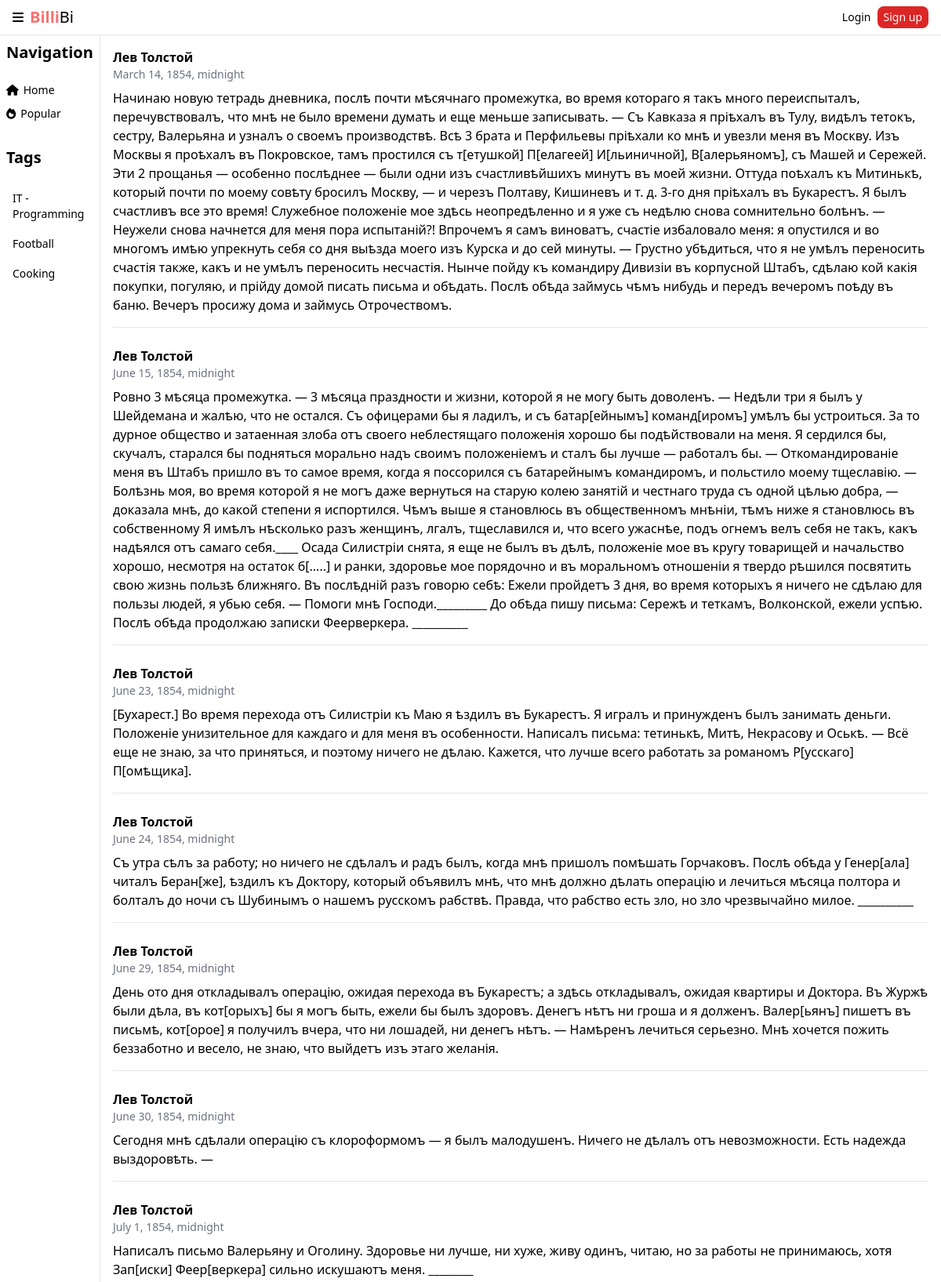
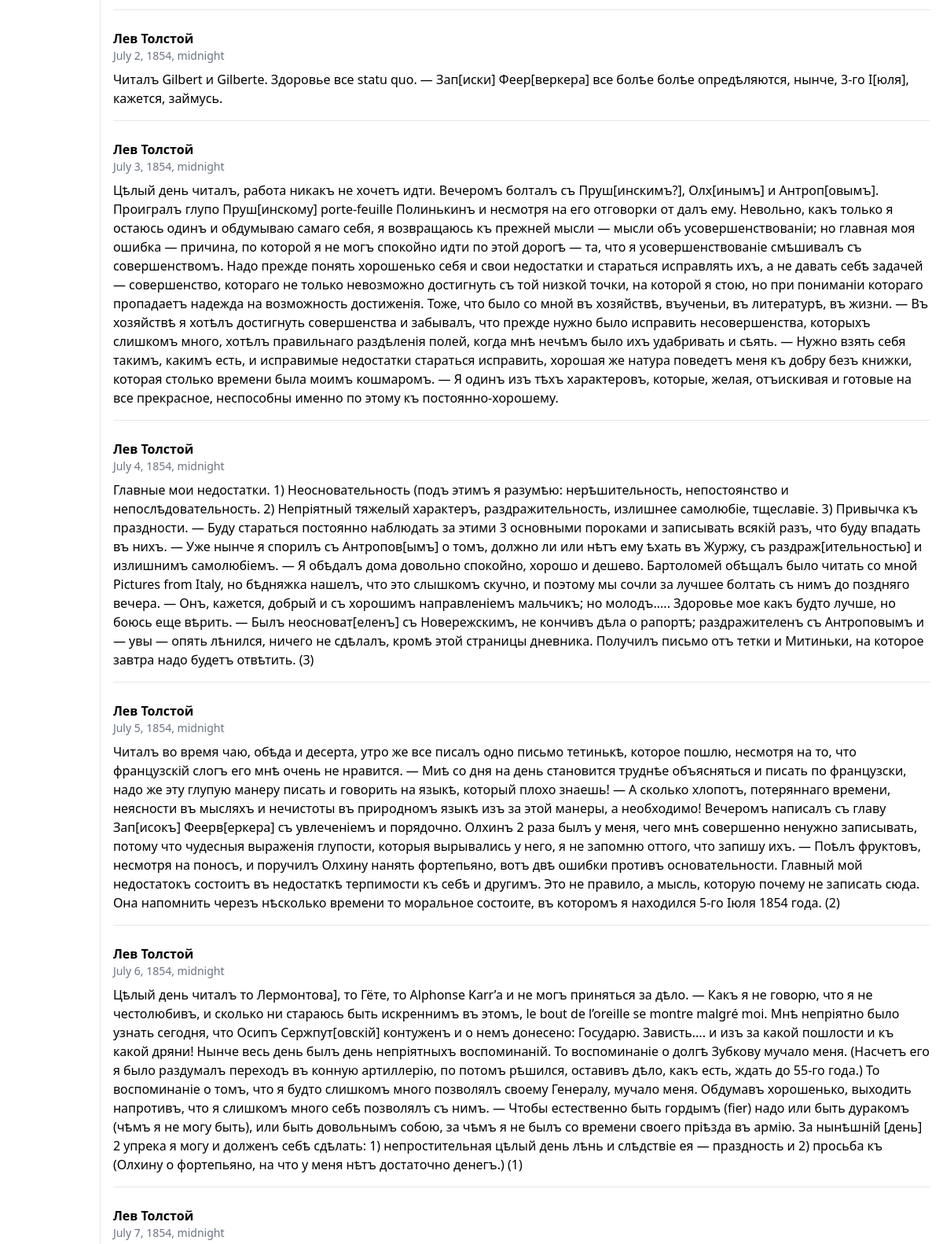
The page / (upper part) on the database its author committed (2 pictures, top to bottom).
### posts/models.py (models this page shows, shortened)
class Post(models.Model):
    text = models.TextField()
    pub_date = models.DateTimeField(auto_now_add=True)
    author = models.ForeignKey(
        User,
        on_delete=models.CASCADE,
        related_name='posts'
    )
    group = models.ForeignKey(
        "Group",
        on_delete=models.SET_NULL,
        blank=True,
        null=True
    )

### posts/views.py (the view)
# urls.py: path('', views.index, name = 'index'),
def index(request):
    posts = Post.objects.all()
    Users = User.objects.all()
    context = {
        'postt': posts,
    }
    return render(request, 'posts/index.html', context,)

### core/context_processors/year.py (called while the page is built)
def year(request):
    return {
        'Name': 'Ennyn Pronin: pedo mellon a minno.',
        }

### posts/templates/posts/index.html (shortened to what this page needs)
{% load static %}
<!DOCTYPE html>
<html lang="en">
<head>
    <script src="https://cdn.tailwindcss.com"></script>
    <link rel="stylesheet" href="https://cdnjs.cloudflare.com/ajax/libs/font-awesome/6.7.2/css/all.min.css" />
</head>
<body>
    <header class="px-4 py-2 flex items-center justify-between border-b">
        <div class="flex items-center gap-2">
            <button class="cursor-pointer"><i class="fa-solid fa-bars"></i></button>
            <h1 class="text-xl"><span class="text-red-400 font-bold">Billi</span>Bi</h1>
        </div>
        <div class="flex items-center gap-2 text-sm">
            {% if user.is_authenticated %}
                <a href="{% url 'users:password_change_form' %}">Change Password</a>
            {% else %}
                <a href="{% url 'users:login' %}">Login</a>
                <a href="{% url 'users:signup' %}" class="bg-red-600 px-2 py-1 text-white rounded-lg">Sign up</a>
            {% endif %}
        </div>
    </header>
    <div class="flex">
        <aside class="px-2 py-2 flex flex-col gap-2 text-center text-lg border-r w-64 h-screen">
            <h1 class="text-xl text-left font-bold mb-4">Navigation</h1>
            <div class="flex flex-col gap-2.5">
                <a href="#" class="flex items-center gap-1.5 text-sm"><i class="fa-solid fa-home"></i> Home</a>
                <a href="#" class="flex items-center gap-1.5 text-sm"><i class="fa-solid fa-fire"></i> Popular</a>
            </div>
            <h1 class="text-xl text-left font-bold mb-4 mt-6">Tags</h1>
            <div class="flex flex-col gap-2.5">
                <a href="#" class="bg-transparent transition-all duration-300 px-2 py-1 rounded-sm hover:bg-gray-100 text-left text-sm">IT - Programming</a>
                <a href="#" class="bg-transparent transition-all duration-300 px-2 py-1 rounded-sm hover:bg-gray-100 text-left text-sm">Football</a>
                <a href="#" class="bg-transparent transition-all duration-300 px-2 py-1 rounded-sm hover:bg-gray-100 text-left text-sm">Cooking</a>
            </div>
        </aside>
        <main class="grow p-4">
            {% for post in postt %}
                <article class="mb-6">
                    <ul>
                        <li class="font-semibold">{{ post.author.get_full_name }}</li>
                        <li class="text-gray-500 text-sm">{{ post.pub_date }}</li>
                    </ul>
                    <p class="mt-2">{{ post.text }}</p>
                    <hr class="mt-4">
                </article>
            {% empty %}
                <p>No posts available.</p>
            {% endfor %}
        </main>
    </div>
</body>
</html>

### rows shown on the page
Post: author.get_full_name "Лев Толстой", pub_date "March 14, 1854, midnight", text "Начинаю новую тетрадь дневника, послѣ почти мѣсячнаго промежутка, во время котораго я такъ много переиспыталъ, перечувствовалъ, что мнѣ не было времени думать и еще меньше записывать. — Съ Кавказа я пріѣхалъ въ Тулу, видѣлъ тетокъ, сестру, Валерьяна и узналъ о своемъ производствѣ. Всѣ 3 брата и Перфильевы пріѣхали ко мнѣ и увезли меня въ Москву. Изъ Москвы я проѣхалъ въ Покровское, тамъ простился съ т[етушкой] П[елагеей] И[льиничной], В[алерьяномъ], съ Машей и Сережей. Эти 2 прощанья — особенно послѣднее — были одни изъ счастливѣйшихъ минутъ въ моей жизни. Оттуда поѣхалъ къ Митинькѣ, который почти по моему совѣту бросилъ Москву, — и черезъ Полтаву, Кишиневъ и т. д. 3-го дня пріѣхалъ въ…"
Post: author.get_full_name "Лев Толстой", pub_date "June 15, 1854, midnight", text "Ровно 3 мѣсяца промежутка. — 3 мѣсяца праздности и жизни, которой я не могу быть доволенъ. — Недѣли три я былъ у Шейдемана и жалѣю, что не остался. Съ офицерами бы я ладилъ, и съ батар[ейнымъ] команд[иромъ] умѣлъ бы устроиться. За то дурное общество и затаенная злоба отъ своего неблестящаго положенія хорошо бы подѣйствовали на меня. Я сердился бы, скучалъ, старался бы подняться морально надъ своимъ положеніемъ и сталъ бы лучше — работалъ бы. — Откомандированіе меня въ Штабъ пришло въ то самое время, когда я поссорился съ батарейнымъ командиромъ, и польстило моему тщеславію. — Болѣзнь моя, во время которой я не могъ даже вернуться на старую колею занятій и честнаго труда съ одной цѣлью…"
Post: author.get_full_name "Лев Толстой", pub_date "June 23, 1854, midnight", text "[Бухарест.] Во время перехода отъ Силистріи къ Маю я ѣздилъ въ Букарестъ. Я игралъ и принужденъ былъ занимать деньги. Положеніе унизительное для каждаго и для меня въ особенности. Написалъ письма: тетинькѣ, Митѣ, Некрасову и Оськѣ. — Всё еще не знаю, за что приняться, и поэтому ничего не дѣлаю. Кажется, что лучше всего работать за романомъ Р[усскаго] П[омѣщика]."
Post: author.get_full_name "Лев Толстой", pub_date "June 24, 1854, midnight", text "Съ утра сѣлъ за работу; но ничего не сдѣлалъ и радъ былъ, когда мнѣ пришолъ помѣшать Горчаковъ. Послѣ обѣда у Генер[ала] читалъ Беран[же], ѣздилъ къ Доктору, который объявилъ мнѣ, что мнѣ должно дѣлать операцію и лечиться мѣсяца полтора и болталъ до ночи съ Шубинымъ о нашемъ русскомъ рабствѣ. Правда, что рабство есть зло, но зло чрезвычайно милое. __________"
Post: author.get_full_name "Лев Толстой", pub_date "June 29, 1854, midnight", text "День ото дня откладывалъ операцію, ожидая перехода въ Букарестъ; a здѣсь откладывалъ, ожидая квартиры и Доктора. Въ Журжѣ были дѣла, въ кот[орыхъ] бы я могъ быть, ежели бы былъ здоровъ. Денегъ нѣтъ ни гроша и я долженъ. Валер[ьянъ] пишетъ въ письмѣ, кот[орое] я получилъ вчера, что ни лошадей, ни денегъ нѣтъ. — Намѣренъ лечиться серьезно. Мнѣ хочется пожить беззаботно и весело, не знаю, что выйдетъ изъ этаго желанія."
Post: author.get_full_name "Лев Толстой", pub_date "June 30, 1854, midnight", text "Сегодня мнѣ сдѣлали операцію съ клороформомъ — я былъ малодушенъ. Ничего не дѣлалъ отъ невозможности. Есть надежда выздоровѣть. —"
Post: author.get_full_name "Лев Толстой", pub_date "July 1, 1854, midnight", text "Написалъ письмо Валерьяну и Оголину. Здоровье ни лучше, ни хуже, живу одинъ, читаю, но за работы не принимаюсь, хотя Зап[иски] Феер[веркера] сильно искушаютъ меня. ________"
Post: author.get_full_name "Лев Толстой", pub_date "July 2, 1854, midnight", text "Читалъ Gilbert и Gilberte. Здоровье все statu quo. — Зап[иски] Феер[веркера] все болѣе болѣе опредѣляются, нынче, 3-го І[юля], кажется, займусь."
Post: author.get_full_name "Лев Толстой", pub_date "July 3, 1854, midnight", text "Цѣлый день читалъ, работа никакъ не хочетъ идти. Вечеромъ болталъ съ Пруш[инскимъ?], Олх[инымъ] и Антроп[овымъ]. Проигралъ глупо Пруш[инскому] porte-feuille Полинькинъ и несмотря на его отговорки от далъ ему. Невольно, какъ только я остаюсь одинъ и обдумываю самаго себя, я возвращаюсь къ прежней мысли — мысли объ усовершенствованіи; но главная моя ошибка — причина, по которой я не могъ спокойно идти по этой дорогѣ — та, что я усовершенствованіе смѣшивалъ съ совершенствомъ. Надо прежде понять хорошенько себя и свои недостатки и стараться исправлять ихъ, а не давать себѣ задачей — совершенство, котораго не только невозможно достигнуть съ той низкой точки, на которой я стою, но при пониманіи…"
Post: author.get_full_name "Лев Толстой", pub_date "July 4, 1854, midnight", text "Главные мои недостатки. 1) Неосновательность (подъ этимъ я разумѣю: нерѣшительность, непостоянство и непослѣдовательность. 2) Непріятный тяжелый характеръ, раздражительность, излишнее самолюбіе, тщеславіе. 3) Привычка къ праздности. — Буду стараться постоянно наблюдать за этими 3 основными пороками и записывать всякій разъ, что буду впадать въ нихъ. — Уже нынче я спорилъ съ Антропов[ымъ] о томъ, должно ли или нѣтъ ему ѣхать въ Журжу, съ раздраж[ительностью] и излишнимъ самолюбіемъ. — Я обѣдалъ дома довольно спокойно, хорошо и дешево. Бартоломей обѣщалъ было читать со мной Pictures from Italy, но бѣдняжка нашелъ, что это слышкомъ скучно, и поэтому мы сочли за лучшее болтать съ нимъ до…"
Post: author.get_full_name "Лев Толстой", pub_date "July 5, 1854, midnight", text "Читалъ во время чаю, обѣда и десерта, утро же все писалъ одно письмо тетинькѣ, которое пошлю, несмотря на то, что французскій слогъ его мнѣ очень не нравится. — Миѣ со дня на день становится труднѣе объясняться и писать по французски, надо же эту глупую манеру писать и говорить на языкѣ, который плохо знаешь! — А сколько хлопотъ, потеряннаго времени, неясности въ мысляхъ и нечистоты въ природномъ языкѣ изъ за этой манеры, а необходимо! Вечеромъ написалъ съ главу Зап[исокъ] Феерв[еркера] съ увлеченіемъ и порядочно. Олхинъ 2 раза былъ у меня, чего мнѣ совершенно ненужно записывать, потому что чудесныя выраженія глупости, которыя вырывались у него, я не запомню оттого, что запишу ихъ. — Поѣлъ…"
Post: author.get_full_name "Лев Толстой", pub_date "July 6, 1854, midnight", text "Цѣлый день читалъ то Лермонтова], то Гёте, то Alphonse Karr’a и не могъ приняться за дѣло. — Какъ я не говорю, что я не честолюбивъ, и сколько ни стараюсь быть искреннимъ въ этомъ, le bout de l’oreille se montre malgré moi. Мнѣ непріятно было узнать сегодня, что Осипъ Сержпут[овскій] контуженъ и о немъ донесено: Государю. Зависть.... и изъ за какой пошлости и къ какой дряни! Нынче весь день былъ день непріятныхъ воспоминаній. То воспоминаніе о долгѣ Зубкову мучало меня. (Насчетъ его я было раздумалъ переходъ въ конную артиллерію, по потомъ рѣшился, оставивъ дѣло, какъ есть, ждать до 55-го года.) То воспоминаніе о томъ, что я будто слишкомъ много позволялъ своему Генералу, мучало меня.…"
Post: author.get_full_name "Лев Толстой", pub_date "July 7, 1854, midnight"
